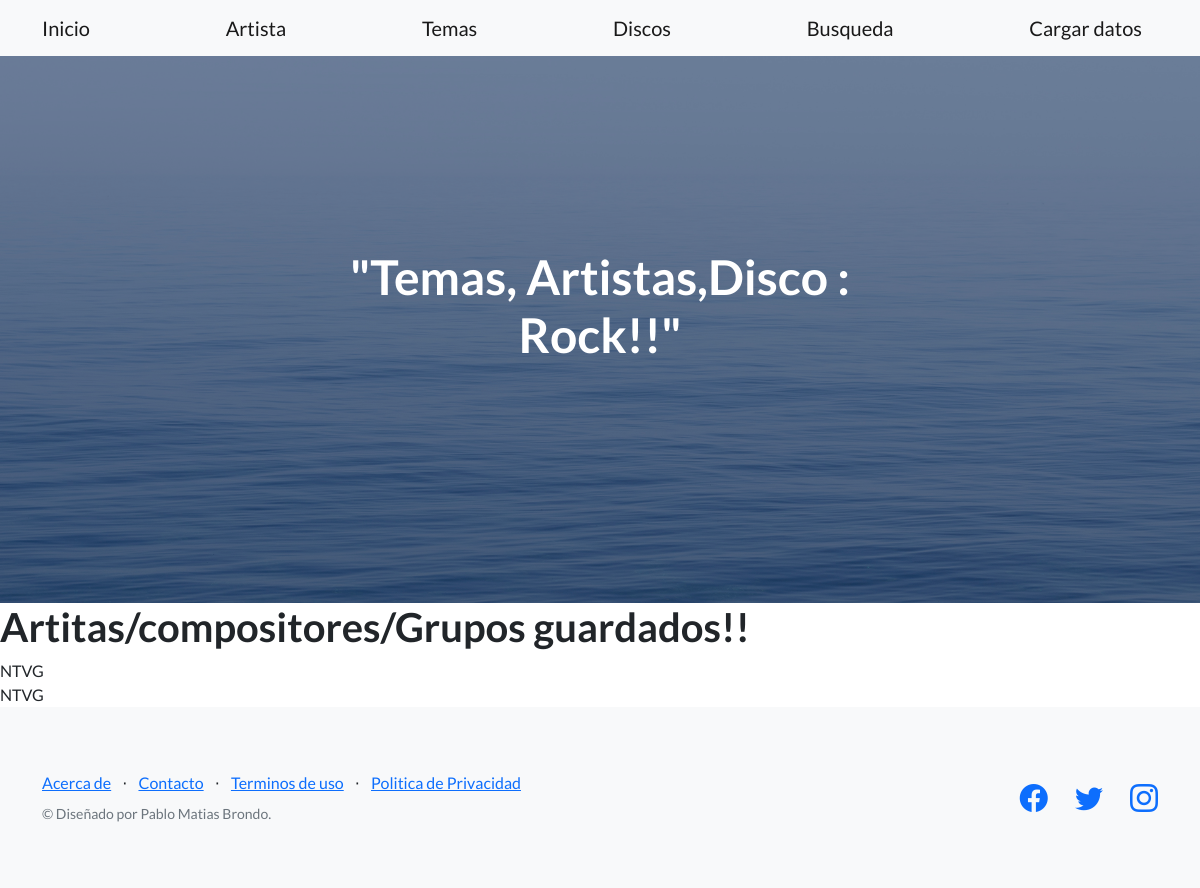
The app's page /app/respuesta, older data.
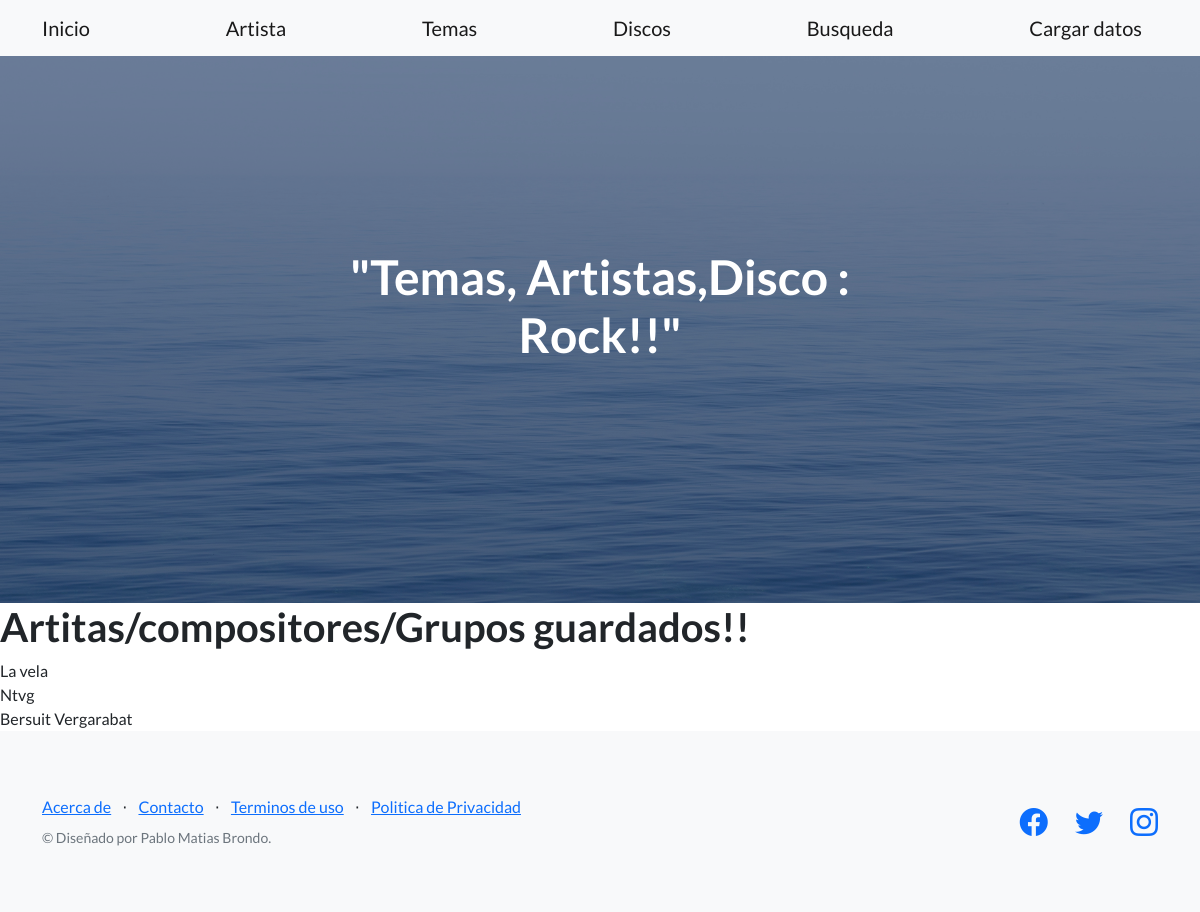
The same page, newer data.
### app_entrega3/models.py (models this page shows)
class Compositor(models.Model):
    nombre=models.CharField(max_length=30)
    disco=models.CharField(max_length=30)
    def __str__(self):
        return f"{self.nombre}"

### app_entrega3/views.py (the view)
# urls.py: path("respuesta",vista_compositor,name="respuesta.html"),
def vista_compositor(request):
    compositor=Compositor.objects.all()
    return render(request,"respuesta.html",{"compositor":compositor})

### app_entrega3/templates/respuesta.html
{% extends 'padre.html' %}
{% load static %}
{% block dinamico %}
<h1>Artitas/compositores/Grupos guardados!!</h1>
<body>
    {% for ver in compositor %}
    {{ver}}<br/>
    {% endfor %}
</body>
{% endblock %}

Row changes from the older to the newer data that the page shows:
removed Compositor: nombre "NTVG"
removed Compositor: nombre "NTVG"
added Compositor: nombre "La vela"
added Compositor: nombre "Ntvg"
added Compositor: nombre "Bersuit Vergarabat"
